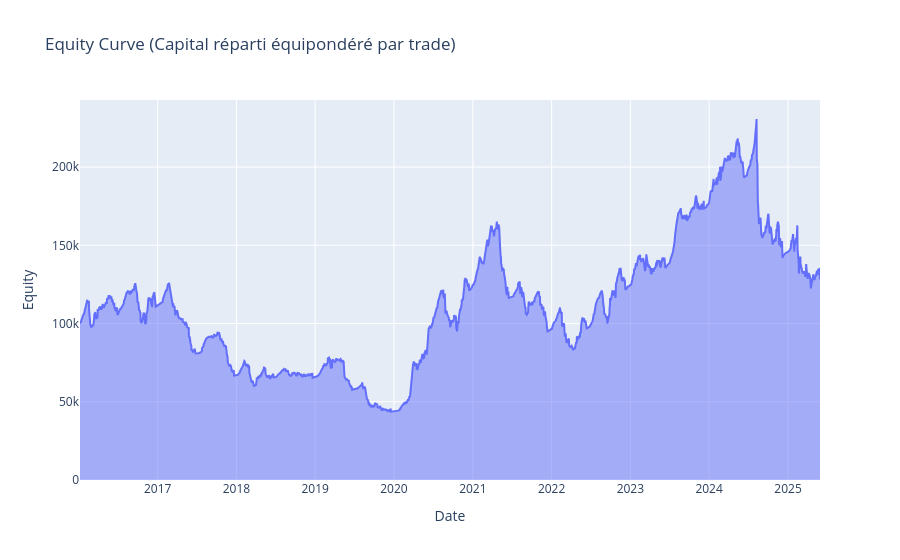

Notebook cell for this chart:
### Code cell
def plot_equity_curve(results, capital=100000):
    df = results.copy()
    if df.empty:
        fig = px.area(title="Equity Curve of Pairs Trading Strategy")
        fig.update_layout(xaxis_title="Date", yaxis_title="Equity")
        return fig

    df["date_exit"] = pd.to_datetime(df["date_exit"]).dt.tz_convert(None).dt.normalize()

    # Équipondération des trades qui sortent le même jour
    daily = compute_equity(df, capital=capital, fees=0.0005)

    fig = px.area(
        daily,
        x="date_exit",
        y="equity",
        title="Equity Curve (Capital réparti équipondéré par trade)"
    )
    fig.update_layout(xaxis_title="Date", yaxis_title="Equity")
    return fig

plot_equity_curve(results)

### Figure 1 — Plotly figure (JSON) as saved in the notebook; plotly's stock layout.template omitted (floating-point values rounded to 4 significant figures; data arrays with more than 128 entries replaced by an {"elided": "..."} marker saying what was removed)
{"data": [{"fillpattern": {"shape": ""}, "hovertemplate": "date_exit=%{x}<br>equity=%{y}<extra></extra>", "legendgroup": "", "line": {"color": "#636efa"}, "marker": {"symbol": "circle"}, "mode": "lines", "name": "", "orientation": "v", "showlegend": false, "stackgroup": "1", "type": "scatter", "x": {"elided": "2048 str values"}, "xaxis": "x", "y": {"elided": "2048 float values"}, "yaxis": "y"}], "layout": {"legend": {"tracegroupgap": 0}, "title": {"text": "Equity Curve (Capital réparti équipondéré par trade)"}, "xaxis": {"anchor": "y", "domain": [0, 1], "title": {"text": "Date"}}, "yaxis": {"anchor": "x", "domain": [0, 1], "title": {"text": "Equity"}}}}
